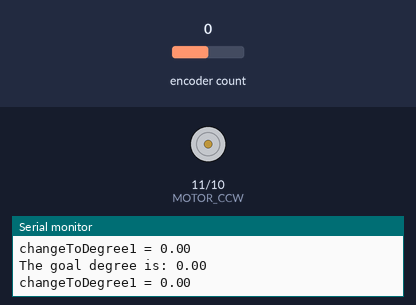
The sketch below on a simulated Arduino Uno, built with avr-gcc and run on an emulated ATmega328P. Parts: motor-driver pin pairs drawn as motors (green arrow = first pin HIGH = forward, orange = second pin HIGH = backward, longer = more drive, scaled by the enable pin), the last lines printed to the serial monitor. Inputs (shaded band) come from the test bench; at power-on: encoder count 0.

Above: at 1.2 s.
1.3 s: encoder count set to -1
At 2.6 s:
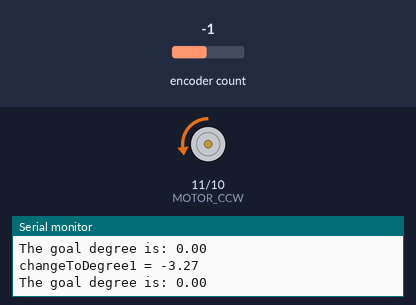
2.9 s: encoder count set to 3
At 3.6 s:
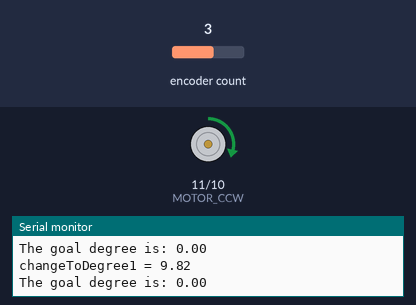
4.5 s: encoder count set to 7
At 5.8 s:
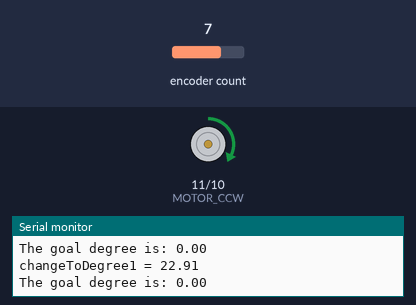
Timing chart, 0 to 7.5 s (numbered marks = the images above; inputs shaded):
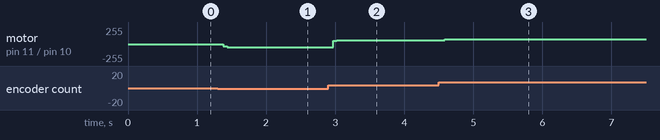

Measured:
- after the input at 1.3 s, motor on pin 11 (MOTOR_CCW) / pin 10 (MOTOR_CW): stopped → backward 50/255 after 0.08 s
- after the input at 2.9 s, motor on pin 11 (MOTOR_CCW) / pin 10 (MOTOR_CW): backward 50/255 → forward 57/255 after 0.07 s
- after the input at 4.5 s, motor on pin 11 (MOTOR_CCW) / pin 10 (MOTOR_CW): forward 57/255 → forward 70/255 after 0.08 s

The sketch:

EX4_Group39.ino
```cpp
#include <Encoder.h>
#include <PIDController.h>
#define MOTOR_CCW 11
#define MOTOR_CW 10
#define enA 9
#define ENCODER_A 2
#define ENCODER_B 3 // Encoder output to Arduino Interrupt pin ncoderPinB
int motorPwmvalue;
int PowerInPercentage; //power of dc motor

PIDController pid;

int encoder_count = 0; // stores the current encoder count
float changeToDegree1 ;
double Kd=4.1;
double Ki=1.7;
double Kp=10;
float goal_deg=0;

Encoder myEnc(ENCODER_B, ENCODER_A);

/**setup ****/
void setup() {
  Serial.begin(9600);
  pinMode(enA, OUTPUT);
  pinMode(MOTOR_CW, OUTPUT);
  pinMode(MOTOR_CCW, OUTPUT);

  // Set initial rotation direction
  digitalWrite(MOTOR_CW, HIGH);
  digitalWrite(MOTOR_CCW, LOW);

  pid.begin(); // Initialize the PID controller
  pid.limit(-255, 255); // The PID output can be limited to values between -255 to 255
  pid.tune(Kp, Ki, Kd); // Set PID parameters
  pid.setpoint(goal_deg); // the goal angle
  Serial.print("Please choose the goal degree you desire:");

  }
  void loop() {
    if (Serial.available()>0){
      get_user_input();
    }
    encoder_count = myEnc.read();
    changeToDegree1 = changeToDeg(encoder_count); //change the encoder to degree
    while (abs(changeToDegree1)>360){ // change back to range 0-360
      if (changeToDegree1<0)
          changeToDegree1=changeToDegree1+360;
      else
          changeToDegree1=changeToDegree1-360;
  }
  //prints the current deg and the goal deg
  Serial.print("changeToDegree1 = ");
  Serial.println(changeToDegree1);
  Serial.print("The goal degree is: ");
  Serial.println(goal_deg);
  delay(1);

  motorPwmvalue = float(pid.compute(changeToDegree1));

  //changes the direction due to the erroe
  if (motorPwmvalue <0 )
   reverse();
  else
  forward();

  // send PWM value to motor
  analogWrite(enA, abs(motorPwmvalue));

  delay(10);
  }


/**functions***/
float changeToDeg(long tick){
    return tick*360.0/440.0;
  }


/**functions***/
void forward(){
  digitalWrite(MOTOR_CW, HIGH);
  digitalWrite(MOTOR_CCW, LOW);
  }

void reverse(){
  digitalWrite(MOTOR_CW, LOW);
  digitalWrite(MOTOR_CCW, HIGH);
  }

void get_user_input(){
  goal_deg= Serial.parseFloat();
  if (abs(goal_deg)> 15){
    Serial.print("not valid degree");
    goal_deg = 0;
  }
  Serial.read();   // get the ENTER char from the serial
}
```
